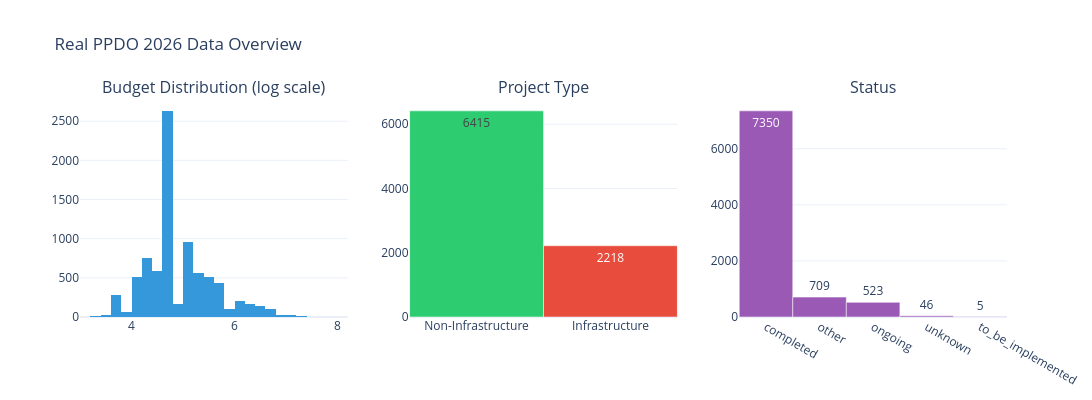

Notebook cell for this chart:
### Markdown cell above
### Visualise Real Data

### Code cell
budget_data = ppdo_df['approved_budget'].dropna()
budget_data = budget_data[budget_data > 0]

fig = make_subplots(rows=1, cols=3, subplot_titles=(
    'Budget Distribution (log scale)', 'Project Type', 'Status'
))

fig.add_trace(go.Histogram(
    x=np.log10(budget_data), nbinsx=40, marker_color='#3498db', name='Budget',
    hovertemplate='Log10(Budget): %{x:.1f}<br>Count: %{y}<extra></extra>',
), row=1, col=1)

type_vc = ppdo_df['project_type'].value_counts()
fig.add_trace(go.Bar(
    x=type_vc.index, y=type_vc.values,
    marker_color=['#2ecc71', '#e74c3c'], name='Type',
    text=type_vc.values, textposition='auto',
), row=1, col=2)

status_vc = ppdo_df['status'].value_counts()
fig.add_trace(go.Bar(
    x=status_vc.index, y=status_vc.values,
    marker_color='#9b59b6', name='Status',
    text=status_vc.values, textposition='auto',
), row=1, col=3)

fig.update_layout(
    title='Real PPDO 2026 Data Overview', showlegend=False,
    template='plotly_white', height=400, width=1100,
)
fig.show()

print(f'\nSample rows:')
ppdo_df[['project_name', 'implementing_agency', 'approved_budget', 'project_type', 'status']].head(10)

### Figure 1 — Plotly figure (JSON) as saved in the notebook; plotly's stock layout.template omitted (floating-point values rounded to 4 significant figures; data arrays with more than 128 entries replaced by an {"elided": "..."} marker saying what was removed)
{"data": [{"hovertemplate": "Log10(Budget): %{x:.1f}<br>Count: %{y}<extra></extra>", "marker": {"color": "#3498db"}, "name": "Budget", "nbinsx": 40, "type": "histogram", "x": {"elided": "8289 float values"}, "xaxis": "x", "yaxis": "y"}, {"marker": {"color": ["#2ecc71", "#e74c3c"]}, "name": "Type", "text": [6415.0, 2218.0], "textposition": "auto", "type": "bar", "x": ["Non-Infrastructure", "Infrastructure"], "xaxis": "x2", "y": [6415, 2218], "yaxis": "y2"}, {"marker": {"color": "#9b59b6"}, "name": "Status", "text": [7350.0, 709.0, 523.0, 46.0, 5.0], "textposition": "auto", "type": "bar", "x": ["completed", "other", "ongoing", "unknown", "to_be_implemented"], "xaxis": "x3", "y": [7350, 709, 523, 46, 5], "yaxis": "y3"}], "layout": {"annotations": [{"font": {"size": 16}, "showarrow": false, "text": "Budget Distribution (log scale)", "x": 0.1444, "xanchor": "center", "xref": "paper", "y": 1, "yanchor": "bottom", "yref": "paper"}, {"font": {"size": 16}, "showarrow": false, "text": "Project Type", "x": 0.5, "xanchor": "center", "xref": "paper", "y": 1, "yanchor": "bottom", "yref": "paper"}, {"font": {"size": 16}, "showarrow": false, "text": "Status", "x": 0.8556, "xanchor": "center", "xref": "paper", "y": 1, "yanchor": "bottom", "yref": "paper"}], "height": 400, "showlegend": false, "title": {"text": "Real PPDO 2026 Data Overview"}, "width": 1100, "xaxis": {"anchor": "y", "domain": [0, 0.2889]}, "xaxis2": {"anchor": "y2", "domain": [0.3556, 0.6444]}, "xaxis3": {"anchor": "y3", "domain": [0.7111, 1]}, "yaxis": {"anchor": "x", "domain": [0, 1]}, "yaxis2": {"anchor": "x2", "domain": [0, 1]}, "yaxis3": {"anchor": "x3", "domain": [0, 1]}}}
